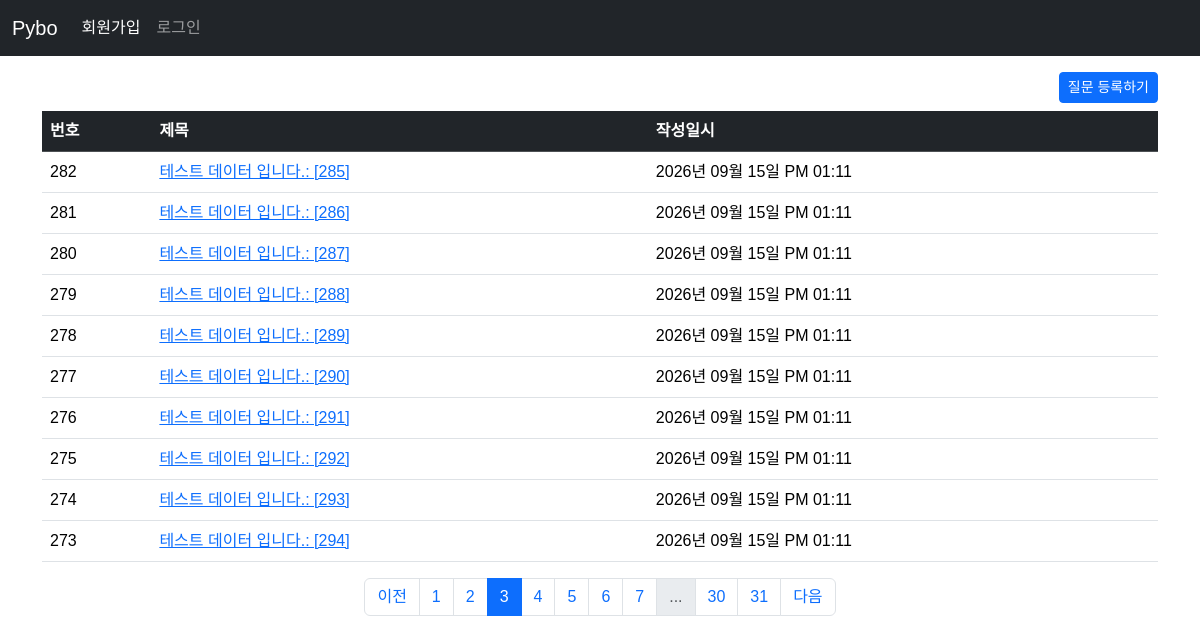
The page /question/list?page=3 on the database its author committed.
### pybo/models.py (models this page shows)
class Question(db.Model):
    id = db.Column(db.Integer, primary_key=True)
    subject = db.Column(db.String(200), nullable=False)
    content = db.Column(db.Text, nullable=False)
    create_date = db.Column(db.DateTime, nullable=False)

### pybo/views/question_views.py (the view)
@bp.route('/list')
def _list():
    page = request.args.get('page', default=1, type=int)    # url parameter ?page=1
    question_list = Question.query.order_by(Question.create_date.desc())
    question_list = question_list.paginate(page=page, per_page=10)  # 페이징 구현
    return render_template('question/question_list.html', question_list=question_list)

### pybo/filter.py (called while the page is built)
def format_datetime(value, fmt:str='%Y년 %m월 %d일 %p %I:%M'):
    return value.strftime(fmt)

### pybo/templates/question/question_list.html (shortened to what this page needs)
{% extends 'base.html' %}
{% block content %}
<div class="container my-3">
    <div class="text-end">
    <a href="{{ url_for('question.create') }}" class="btn btn-primary btn-sm mb-2">질문 등록하기</a>
    </div>
    <table class="table table-hover">
        <thead>
        <tr class="table-dark">
            <th>번호</th>
            <th>제목</th>
            <th>작성일시</th>
        </tr>
        </thead>
        <tbody>
        {% if question_list %}
        {% for question in question_list.items %}
        <tr>
            <td>{{ question_list.total - ((question_list.page - 1) * question_list.per_page) - loop.index0 }}</td>
            <td>
                <a href="{{ url_for('question.detail', question_id=question.id) }}">{{question.subject}}</a>
            </td>
            <td>{{ question.create_date | datetime }}</td>
        </tr>
        {% endfor %}
        {% else %}
        <tr>
            <td colspan="3">질문이 없습니다.</td>
        </tr>
        {% endif %}
        </tbody>
    </table>
    <nav aria-label="...">
        <ul class="pagination justify-content-center">
            {% if question_list.has_prev %}
            <li class="page-item"><a href="?page={{ question_list.prev_num }}" class="page-link">이전</a></li>
            {% else %}
            <li class="page-item disabled">
                <a href="javascript:void(0)" class="page-link" aria-disabled="true">이전</a></li>
            {% endif %}
            {% for page_num in question_list.iter_pages() %}
            {% if page_num %}
            {% if page_num != question_list.page %}
            <li class="page-item"><a class="page-link" href="?page={{ page_num }}">{{ page_num }}</a></li>
            {% else %}
            <li class="page-item active">
                <a class="page-link" href="javascript:void(0)" aria-current="page">{{ page_num }}</a>
            </li>
            {% endif %}
            {% else %}
            <li class="page-item disabled"><a class="page-link" href="javascript:void(0)">...</a></li>
            {% endif %}
            {% endfor %}
            {% if question_list.has_next %}
            <li class="page-item"><a class="page-link" href="?page={{ question_list.next_num }}">다음</a></li>
            {% else %}
            <li class="page-item disabled">
                <a class="page-link" href="javascript:void(0)" aria-disabled="true">다음</a></li>
            {% endif %}
        </ul>
    </nav>
</div>
{% endblock %}

### pybo/static/style.css (style rules this page uses)
body { font-family: "Noto Sans KR", sans-serif; font-weight: 400; }

### rows shown on the page
Question: total "282", subject "테스트 데이터 입니다.: [285]", create_date "2026년 09월 15일 PM 01:11"
Question: total "281", subject "테스트 데이터 입니다.: [286]", create_date "2026년 09월 15일 PM 01:11"
Question: total "280", subject "테스트 데이터 입니다.: [287]", create_date "2026년 09월 15일 PM 01:11"
Question: total "279", subject "테스트 데이터 입니다.: [288]", create_date "2026년 09월 15일 PM 01:11"
Question: total "278", subject "테스트 데이터 입니다.: [289]", create_date "2026년 09월 15일 PM 01:11"
Question: total "277", subject "테스트 데이터 입니다.: [290]", create_date "2026년 09월 15일 PM 01:11"
Question: total "276", subject "테스트 데이터 입니다.: [291]", create_date "2026년 09월 15일 PM 01:11"
Question: total "275", subject "테스트 데이터 입니다.: [292]", create_date "2026년 09월 15일 PM 01:11"
Question: total "274", subject "테스트 데이터 입니다.: [293]", create_date "2026년 09월 15일 PM 01:11"
Question: total "273", subject "테스트 데이터 입니다.: [294]", create_date "2026년 09월 15일 PM 01:11"

### other values the page prints
{{ page_num }} "1" "2" "4" "5" "6" "7" "30" "31"
{{ page_num }} "3"
